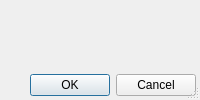
<?xml version="1.0" encoding="UTF-8"?>
<ui version="4.0">
 <class>SetupDialog</class>
 <widget class="QDialog" name="SetupDialog">
  <property name="windowModality">
   <enum>Qt::ApplicationModal</enum>
  </property>
  <property name="windowTitle">
   <string>параметры отчёта</string>
  </property>
  <property name="sizeGripEnabled">
   <bool>true</bool>
  </property>
  <layout class="QVBoxLayout" name="verticalLayout">
   <property name="spacing">
    <number>4</number>
   </property>
   <property name="margin">
    <number>4</number>
   </property>
   <item>
    <layout class="QVBoxLayout" name="widgetLayout">
     <property name="leftMargin">
      <number>10</number>
     </property>
     <property name="rightMargin">
      <number>10</number>
     </property>
    </layout>
   </item>
   <item>
    <spacer name="spacer">
     <property name="orientation">
      <enum>Qt::Vertical</enum>
     </property>
     <property name="sizeHint" stdset="0">
      <size>
       <width>0</width>
       <height>0</height>
      </size>
     </property>
    </spacer>
   </item>
   <item>
    <widget class="QDialogButtonBox" name="buttonBox">
     <property name="orientation">
      <enum>Qt::Horizontal</enum>
     </property>
     <property name="standardButtons">
      <set>QDialogButtonBox::Cancel|QDialogButtonBox::Ok</set>
     </property>
    </widget>
   </item>
  </layout>
 </widget>
 <tabstops>
  <tabstop>buttonBox</tabstop>
 </tabstops>
 <resources/>
 <connections>
  <connection>
   <sender>buttonBox</sender>
   <signal>accepted()</signal>
   <receiver>SetupDialog</receiver>
   <slot>accept()</slot>
   <hints>
    <hint type="sourcelabel">
     <x>190</x>
     <y>252</y>
    </hint>
    <hint type="destinationlabel">
     <x>119</x>
     <y>239</y>
    </hint>
   </hints>
  </connection>
  <connection>
   <sender>buttonBox</sender>
   <signal>rejected()</signal>
   <receiver>SetupDialog</receiver>
   <slot>reject()</slot>
   <hints>
    <hint type="sourcelabel">
     <x>241</x>
     <y>252</y>
    </hint>
    <hint type="destinationlabel">
     <x>316</x>
     <y>234</y>
    </hint>
   </hints>
  </connection>
 </connections>
</ui>
